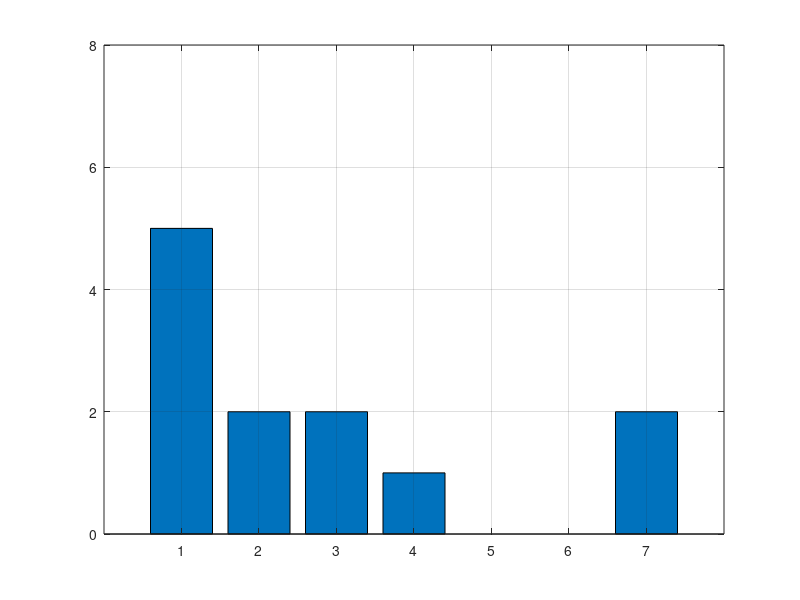
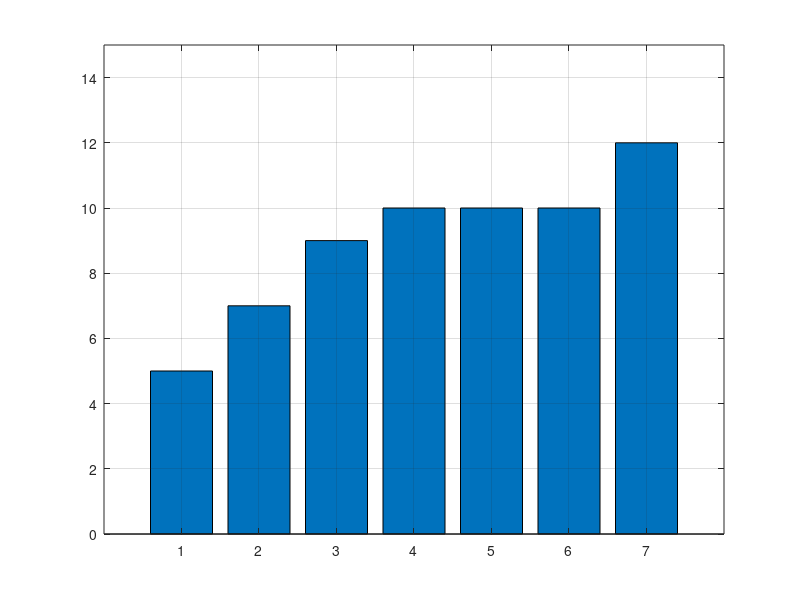
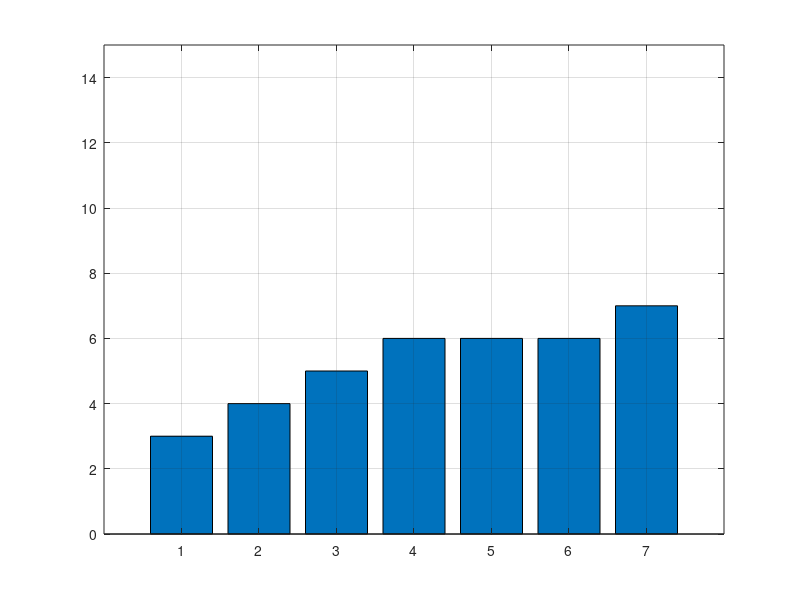

MATLAB code for these plots, in order:
clear;
clc


% Data
data = [1 2 1 1, 3 3 4 7, 2 1 1 7];
    [kolom, baris] = size (data);
    h = zeros(1,7);
    
    
    for x = 1 : kolom
        for y = 1 : baris
            ii = data (x,y);
            h (ii) = h(ii) + 1;
        end
    end
    
    figure (1)
    bar (h)
    axis ([0 8 0 8])
    grid on
   
    
 % KOMULATIF
 komulatif = zeros(1,7);
    for k = 1 : 7
        komulatif(k) = sum(h(1:k));
    end
    
    figure (2)
    bar (komulatif)
    axis ([0 8 0 15])
    grid on
    
 
 %EQUALISIER
 equaliser = zeros (1,7);
 for e = 1 : 7
     equaliser (e) = round (komulatif(e) * 7 / (kolom*baris));
 end
 
 figure (3)
 bar (equaliser)
 axis ([0 8 0 15])
 grid on